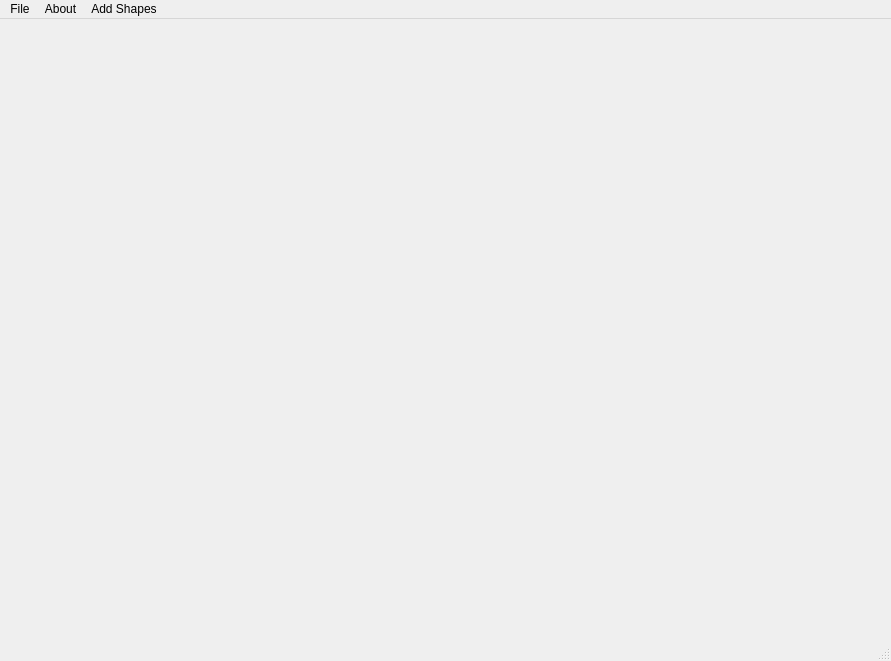
<?xml version="1.0" encoding="UTF-8"?>
<ui version="4.0">
 <class>MainWindow</class>
 <widget class="QMainWindow" name="MainWindow">
  <property name="geometry">
   <rect>
    <x>0</x>
    <y>0</y>
    <width>891</width>
    <height>661</height>
   </rect>
  </property>
  <property name="windowTitle">
   <string>MainWindow</string>
  </property>
  <widget class="QWidget" name="centralwidget">
   <widget class="Canvas" name="canvas" native="true">
    <property name="geometry">
     <rect>
      <x>29</x>
      <y>-1</y>
      <width>861</width>
      <height>641</height>
     </rect>
    </property>
   </widget>
  </widget>
  <widget class="QMenuBar" name="menubar">
   <property name="geometry">
    <rect>
     <x>0</x>
     <y>0</y>
     <width>891</width>
     <height>25</height>
    </rect>
   </property>
   <widget class="QMenu" name="menuFile">
    <property name="title">
     <string>File</string>
    </property>
    <addaction name="actionLogin"/>
    <addaction name="actionSave"/>
    <addaction name="actionLoad"/>
    <addaction name="actionExit"/>
   </widget>
   <widget class="QMenu" name="menuAbout">
    <property name="title">
     <string>About</string>
    </property>
    <addaction name="actionInfo"/>
   </widget>
   <widget class="QMenu" name="menuAdd_Shapes">
    <property name="title">
     <string>Add Shapes</string>
    </property>
    <addaction name="actionAdd_Line"/>
    <addaction name="actionAdd_Polyline"/>
    <addaction name="actionAdd_Ellipse"/>
    <addaction name="actionAdd_Circle"/>
    <addaction name="actionAdd_Rectangle"/>
    <addaction name="actionAdd_Square"/>
    <addaction name="actionAdd_Polygon"/>
   </widget>
   <addaction name="menuFile"/>
   <addaction name="menuAbout"/>
   <addaction name="menuAdd_Shapes"/>
  </widget>
  <widget class="QStatusBar" name="statusbar"/>
  <action name="actionInfo">
   <property name="text">
    <string>Info</string>
   </property>
  </action>
  <action name="actionLogin">
   <property name="text">
    <string>Login</string>
   </property>
  </action>
  <action name="actionAdd_Line">
   <property name="text">
    <string>Add Line</string>
   </property>
  </action>
  <action name="actionAdd_Polyline">
   <property name="text">
    <string>Add Polyline</string>
   </property>
  </action>
  <action name="actionAdd_Ellipse">
   <property name="text">
    <string>Add Ellipse</string>
   </property>
  </action>
  <action name="actionAdd_Circle">
   <property name="text">
    <string>Add Circle</string>
   </property>
  </action>
  <action name="actionAdd_Rectangle">
   <property name="text">
    <string>Add Rectangle</string>
   </property>
  </action>
  <action name="actionAdd_Square">
   <property name="text">
    <string>Add Square</string>
   </property>
  </action>
  <action name="actionAdd_Polygon">
   <property name="text">
    <string>Add Polygon</string>
   </property>
  </action>
  <action name="actionSave">
   <property name="text">
    <string>Save</string>
   </property>
  </action>
  <action name="actionLoad">
   <property name="text">
    <string>Load</string>
   </property>
  </action>
  <action name="actionExit">
   <property name="text">
    <string>Exit</string>
   </property>
  </action>
 </widget>
 <customwidgets>
  <customwidget>
   <class>Canvas</class>
   <extends>QWidget</extends>
   <header location="global">canvas.h</header>
   <container>1</container>
  </customwidget>
 </customwidgets>
 <resources/>
 <connections/>
</ui>
